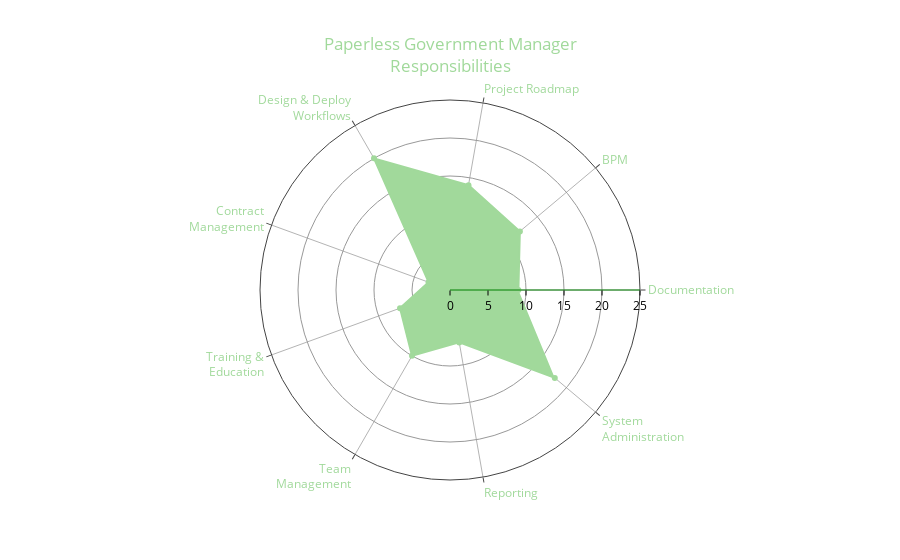

The notebook cell this image was saved under:
### Code cell
pyo.iplot(position_radarchart(paperless_manager.title, paperless_manager.workplan))

### Figure 1 — Plotly figure (JSON) as saved in the notebook; plotly's stock layout.template omitted (floating-point values rounded to 4 significant figures)
{"data": [{"fill": "toself", "fillcolor": "#a1d99b", "line": {"color": "#a1d99b"}, "r": [9, 12, 14, 20, 3, 7, 10, 7, 18], "theta": ["Documentation", "BPM", "Project Roadmap", "Design & Deploy<br>Workflows", "Contract<br>Management", "Training &<br>Education", "Team<br>Management", "Reporting", "System<br>Administration"], "type": "scatterpolar", "uid": "288f75d7-d51d-48c1-b33a-4aca49a47bb7"}], "layout": {"autosize": true, "font": {"color": "#a1d99b"}, "hovermode": "closest", "polar": {"angularaxis": {"type": "category"}, "radialaxis": {"autorange": false, "color": "black", "linecolor": "green", "range": [0, 25], "type": "linear", "visible": true}}, "showlegend": false, "title": {"text": "Paperless Government Manager<br>Responsibilities"}}}
